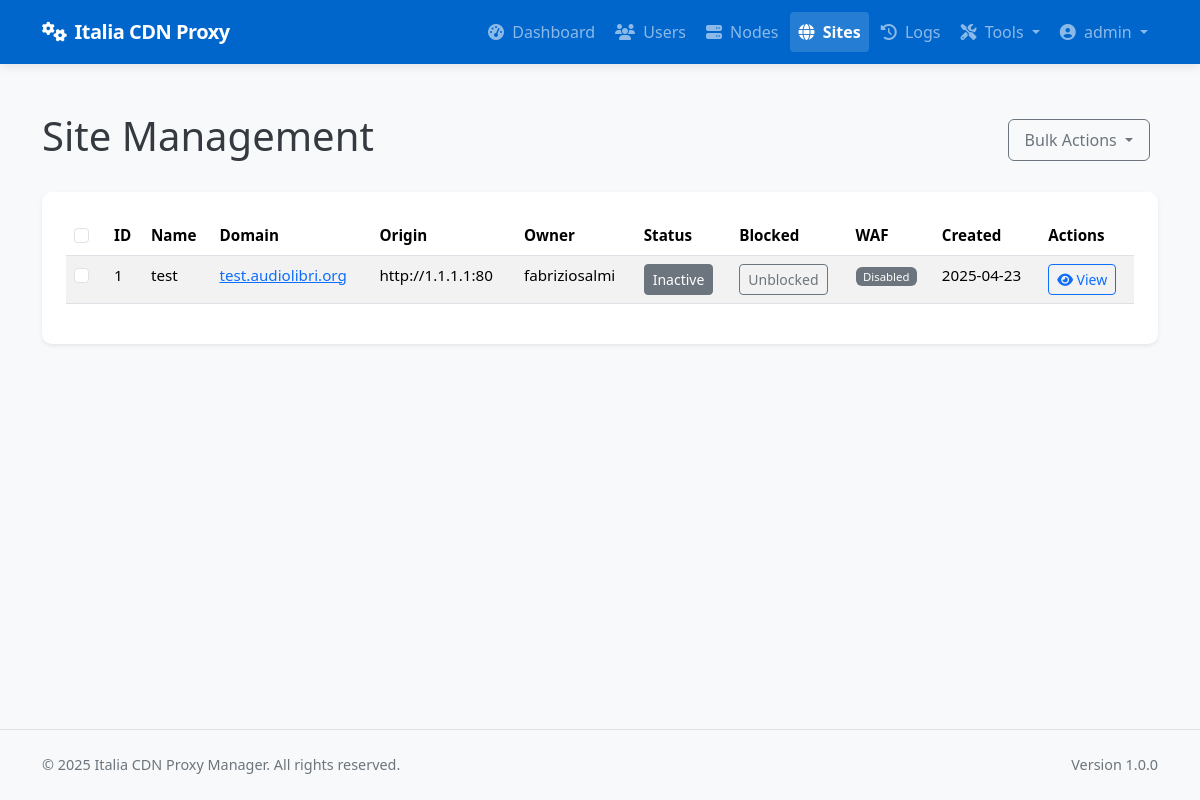
Page /admin/sites (signed in) on the committed database.
### app/models/models.py (models this page shows, shortened)
class User(db.Model):
    __tablename__ = 'users'
    id = db.Column(db.Integer, primary_key=True)
    username = db.Column(db.String(64), unique=True, index=True, nullable=False)
    email = db.Column(db.String(120), unique=True, index=True, nullable=False)
    password_hash = db.Column(db.String(128), nullable=False)
    role = db.Column(db.String(20), nullable=False, default='client')  # 'admin' or 'client'
    is_active = db.Column(db.Boolean, default=True)
    created_at = db.Column(db.DateTime, default=datetime.utcnow)
    last_login = db.Column(db.DateTime, nullable=True)
    sites = db.relationship('Site', backref='owner', lazy='dynamic')
    def is_admin(self):
        return self.role == 'admin'

class Site(db.Model):
    __tablename__ = 'sites'
    id = db.Column(db.Integer, primary_key=True)
    name = db.Column(db.String(64), nullable=False)
    domain = db.Column(db.String(255), unique=True, nullable=False)
    protocol = db.Column(db.String(10), nullable=False, default='https')  # http or https
    origin_protocol = db.Column(db.String(10), nullable=False, default='http')  # http or https for origin
    origin_address = db.Column(db.String(255), nullable=False)  # Backend server address
    origin_port = db.Column(db.Integer, nullable=False)
    user_id = db.Column(db.Integer, db.ForeignKey('users.id'), nullable=True)  # Allow null for discovered sites
    is_active = db.Column(db.Boolean, default=True)
    is_blocked = db.Column(db.Boolean, default=False)
    is_discovered = db.Column(db.Boolean, default=False)  # Whether this site was discovered from node
    use_waf = db.Column(db.Boolean, default=False)
    force_https = db.Column(db.Boolean, default=True)  # New column to force HTTP to HTTPS redirect
    enable_cache = db.Column(db.Boolean, default=True)
    cache_time = db.Column(db.Integer, default=3600)  # Cache time in seconds, default 1 hour
    cache_static_time = db.Column(db.Integer, default=86400)  # Cache time for static assets in seconds, default 1 day
    custom_cache_rules = db.Column(db.Text, nullable=True)  # Custom cache rules in Nginx format
    cache_browser_time = db.Column(db.Integer, default=3600)  # Browser cache time in seconds, default 1 hour
    created_at = db.Column(db.DateTime, default=datetime.utcnow)
    updated_at = db.Column(db.DateTime, default=datetime.utcnow, onupdate=datetime.utcnow)
    custom_config = db.Column(db.Text, nullable=True)  # Additional Nginx configuration
    site_nodes = db.relationship('SiteNode', backref='site', lazy='dynamic')
    ssl_certificates = db.relationship('SSLCertificate', backref='site', lazy='dynamic')
    config_versions = db.relationship('ConfigVersion', backref='site', lazy='dynamic')

### app/controllers/admin.py (the view)
@admin.route('/sites')
@login_required
@admin_required
def list_sites():
    sites = Site.query.all()
    return render_template('admin/sites/list.html', sites=sites)

### app/models/__init__.py (called while the page is built)
@login_manager.user_loader
def load_user(user_id):
    return User.query.get(int(user_id))

### app/services/access_control.py (called while the page is built)
def admin_required(f):
    @wraps(f)
    def decorated_function(*args, **kwargs):
        if not current_user.is_admin():
            flash('You need admin privileges to access this page.', 'error')
            return abort(403)
        return f(*args, **kwargs)
    return decorated_function

### app/templates/admin/sites/list.html (shortened to what this page needs)
{% extends 'base.html' %}
{% block content %}
<div class="container py-4">
    <div class="d-flex justify-content-between align-items-center mb-4">
        <h1>Site Management</h1>
        <div>
            <button class="btn btn-outline-secondary dropdown-toggle me-2" type="button" id="bulkActionsDropdown" data-bs-toggle="dropdown" aria-expanded="false">
                Bulk Actions
            </button>
        </div>
    </div>
    <div class="card shadow-sm">
        <div class="card-body">
            <div class="table-responsive">
                <table class="table table-striped table-hover">
                    <thead>
                        <tr>
                            <th width="40">
                                <input type="checkbox" id="selectAllSites" class="form-check-input">
                            </th>
                            <th>ID</th>
                            <th>Name</th>
                            <th>Domain</th>
                            <th>Origin</th>
                            <th>Owner</th>
                            <th>Status</th>
                            <th>Blocked</th>
                            <th>WAF</th>
                            <th>Created</th>
                            <th>Actions</th>
                        </tr>
                    </thead>
                    <tbody>
                        {% for site in sites %}
                        <tr class="{% if site.is_blocked %}table-danger{% endif %}">
                            <td>
                                <input type="checkbox" class="form-check-input site-checkbox" data-site-id="{{ site.id }}" value="{{ site.id }}">
                            </td>
                            <td>{{ site.id }}</td>
                            <td>{{ site.name }}</td>
                            <td>
                                <a href="{{ site.protocol }}://{{ site.domain }}" target="_blank" rel="noopener noreferrer">
                                    {{ site.domain }}
                                </a>
                            </td>
                            <td>{{ site.protocol }}://{{ site.origin_address }}:{{ site.origin_port }}</td>
                            <td>{{ site.owner.username }}</td>
                            <td>
                                <form method="POST" action="{{ url_for('admin.toggle_site_active', site_id=site.id) }}" class="d-inline">
                                    <button type="submit" class="btn btn-sm btn-{{ 'success' if site.is_active else 'secondary' }}">
                                        {{ 'Active' if site.is_active else 'Inactive' }}
                                    </button>
                                </form>
                            </td>
                            <td>
                                <form method="POST" action="{{ url_for('admin.toggle_site_blocked', site_id=site.id) }}" class="d-inline">
                                    <button type="submit" class="btn btn-sm btn-{{ 'danger' if site.is_blocked else 'outline-secondary' }}">
                                        {{ 'Blocked' if site.is_blocked else 'Unblocked' }}
                                    </button>
                                </form>
                            </td>
                            <td><span class="badge bg-{{ 'success' if site.use_waf else 'secondary' }}">
                                {{ 'Enabled' if site.use_waf else 'Disabled' }}
                            </span></td>
                            <td>{{ site.created_at.strftime('%Y-%m-%d') }}</td>
                            <td>
                                <a href="{{ url_for('admin.view_site', site_id=site.id) }}" class="btn btn-sm btn-outline-primary">
                                    <i class="fas fa-eye"></i> View
                                </a>
                            </td>
                        </tr>
                        {% endfor %}
                    </tbody>
                </table>
            </div>
        </div>
    </div>
</div>
{% endblock %}

### app/templates/base.html (shortened to what this page needs)
<!DOCTYPE html>
<html lang="en">
<head>
    <link href="https://cdn.jsdelivr.net/npm/bootstrap@5.3.2/dist/css/bootstrap.min.css" rel="stylesheet">
    <link rel="stylesheet" href="https://cdnjs.cloudflare.com/ajax/libs/font-awesome/6.4.2/css/all.min.css">
</head>
<body>
    <header>
        <nav class="navbar navbar-expand-lg navbar-dark bg-primary">
            <div class="container">
                <a class="navbar-brand" href="/">
                    <i class="fas fa-cogs me-2"></i>Italia CDN Proxy
                </a>
                <div class="collapse navbar-collapse" id="navbarNav">
                    <ul class="navbar-nav ms-auto">
                        {% if current_user.is_authenticated %}
                            {% if current_user.is_admin() %}
                                <li class="nav-item">
                                    <a class="nav-link {% if request.endpoint == 'admin.dashboard' %}active{% endif %}" href="{{ url_for('admin.dashboard') }}">
                                        <i class="fas fa-tachometer-alt me-1"></i> Dashboard
                                    </a>
                                </li>
                                <li class="nav-item">
                                    <a class="nav-link {% if 'admin.list_users' in request.endpoint %}active{% endif %}" href="{{ url_for('admin.list_users') }}">
                                        <i class="fas fa-users me-1"></i> Users
                                    </a>
                                </li>
                                <li class="nav-item">
                                    <a class="nav-link {% if 'admin.list_nodes' in request.endpoint %}active{% endif %}" href="{{ url_for('admin.list_nodes') }}">
                                        <i class="fas fa-server me-1"></i> Nodes
                                    </a>
                                </li>
                                <li class="nav-item">
                                    <a class="nav-link {% if 'admin.list_sites' in request.endpoint %}active{% endif %}" href="{{ url_for('admin.list_sites') }}">
                                        <i class="fas fa-globe me-1"></i> Sites
                                    </a>
                                </li>
                                <li class="nav-item">
                                    <a class="nav-link {% if request.endpoint == 'admin.deployment_logs' %}active{% endif %}" href="{{ url_for('admin.deployment_logs') }}">
                                        <i class="fas fa-history me-1"></i> Logs
                                    </a>
                                </li>
                                <li class="nav-item dropdown">
                                    <a class="nav-link dropdown-toggle" href="#" id="adminToolsDropdown" role="button" data-bs-toggle="dropdown" aria-expanded="false">
                                        <i class="fas fa-tools me-1"></i> Tools
                                    </a>
                                </li>
                            {% endif %}
                            <li class="nav-item dropdown">
                                <a class="nav-link dropdown-toggle" href="#" id="userDropdown" role="button" data-bs-toggle="dropdown" aria-expanded="false">
                                    <i class="fas fa-user-circle me-1"></i> {{ current_user.username }}
                                </a>
                            </li>
                        {% endif %}
                    </ul>
                </div>
            </div>
        </nav>
    </header>
    <main>
        {% block content %}{% endblock %}
    </main>
    <footer class="bg-light py-4 mt-auto border-top">
        <div class="container">
            <div class="row">
                <div class="col-md-6 text-center text-md-start">
                    <p class="mb-0">&copy; 2025 Italia CDN Proxy Manager. All rights reserved.</p>
                </div>
                <div class="col-md-6 text-center text-md-end">
                    <p class="mb-0">Version 1.0.0</p>
                </div>
            </div>
        </div>
    </footer>
</body>
</html>

### app/templates/base.html (style rules this page uses)
:root { --primary-color: #0066CC; --primary-dark: #0052a3; --success-color: #198754; --info-color: #0dcaf0; --warning-color: #ffc107; --danger-color: #dc3545; }
body { min-height: 100vh; display: flex; flex-direction: column; background-color: #f8f9fa; color: #343a40; }
main { flex: 1; padding: 1.5rem 0; }
.navbar-brand { font-weight: 700; letter-spacing: -0.5px; }
.navbar { box-shadow: 0 2px 10px rgba(0, 0, 0, 0.1); padding: 0.75rem 1rem; }
.nav-link { font-weight: 500; transition: all 0.2s ease; padding: 0.5rem 1rem; border-radius: 4px; margin: 0 0.125rem; }
.card { border-radius: 0.625rem; box-shadow: 0 4px 12px rgba(0, 0, 0, 0.05); border: none; margin-bottom: 1.75rem; overflow: hidden; transition: transform 0.2s, box-shadow 0.2s; }
.card-body { padding: 1.5rem; }
.btn { border-radius: 0.375rem; padding: 0.5rem 1rem; font-weight: 500; transition: all 0.2s; }
.btn-sm { border-radius: 0.25rem; padding: 0.25rem 0.5rem; }
.bg-primary { background-color: var(--primary-color) !important; }
.table { font-size: 0.95rem; }
.table th { font-weight: 600; border-top: none; }
.table-striped tbody tr:nth-of-type(odd) { background-color: rgba(0, 0, 0, 0.02); }
.badge { font-weight: 500; padding: 0.35em 0.65em; }
.nav-link.active { font-weight: 600; background-color: rgba(255, 255, 255, 0.15); }
footer { font-size: 0.9rem; color: #6c757d; }

### rows in the picture
User: username "admin"
Site: id "1", name "test", domain "test.audiolibri.org", protocol "http", origin_address "1.1.1.1", origin_port "80", owner.username "fabriziosalmi", is_active "Inactive", is_blocked "Unblocked", use_waf "Disabled", created_at "2025-04-23"
